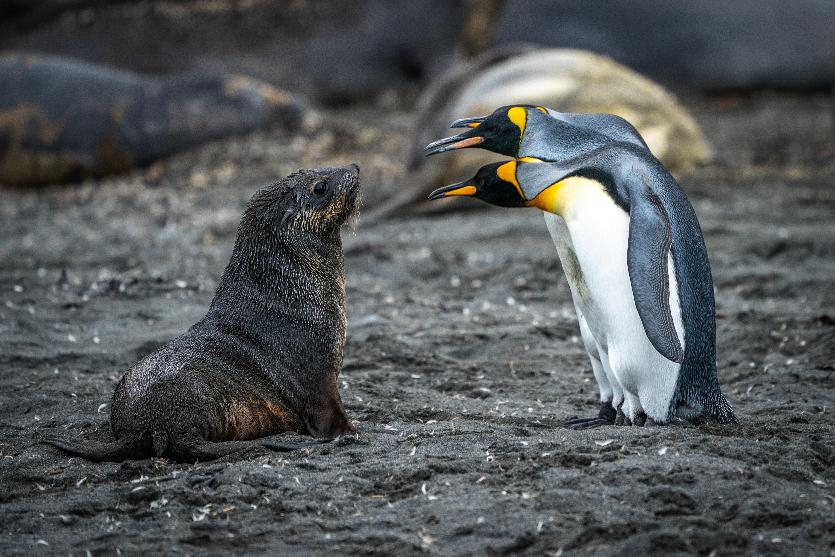
#> input picture example/input.jpg, 835 x 557 px
$ python -i __init__.py   (imports and definitions only)
#> lines starting #> are read from the running program, lines starting #| are printed output that depends on the picture

def genImage(
    src: str,
    size=(800, 800),
    fillSize=.7,
    color='white',
    shadow=True,
    shadow_color='gray',
    shadow_offset=[5, 10],
    shadow_blur=3
    ):
#> called with src = '../example/input.jpg', size = (800, 800), fillSize = 0.7, color = 'white', shadow = True, shadow_color = 'gray', shadow_blur = 3
  from PIL import Image, ImageDraw, ImageFilter
  with Image.open(src, 'r') as img:
#> img is the input picture: PIL image 835x557 RGB; mean R, G, B 85.2, 88.7, 90.4
    bg = Image.new('RGB', size, color)
#> bg: PIL image 800x800 RGB; every value is 255
    max_size = [int(i * fillSize) for i in bg.size]
#> max_size = [560, 560]
    scale = max([x//y for x, y in zip(img.size, max_size)])
#> scale = 1
    canvas = img.resize([i // scale for i in img.size])
    position = [(a - b)//2 for a, b in zip(bg.size, canvas.size)]
#> position = [-18, 121]
    if(shadow):
      draw = ImageDraw.Draw(bg)
      offset = shadow_offset * 2
      shadow_pos = [*position, *[i + j for i, j in zip(position, canvas.size)]]
#> shadow_pos = [-18, 121, 817, 678]
      shadow_pos = [a + b for a, b in zip(offset, shadow_pos)]
#> shadow_pos = [-13, 131, 822, 688]
      draw.rectangle(shadow_pos, shadow_color)
      bg = bg.filter(ImageFilter.GaussianBlur(shadow_blur))
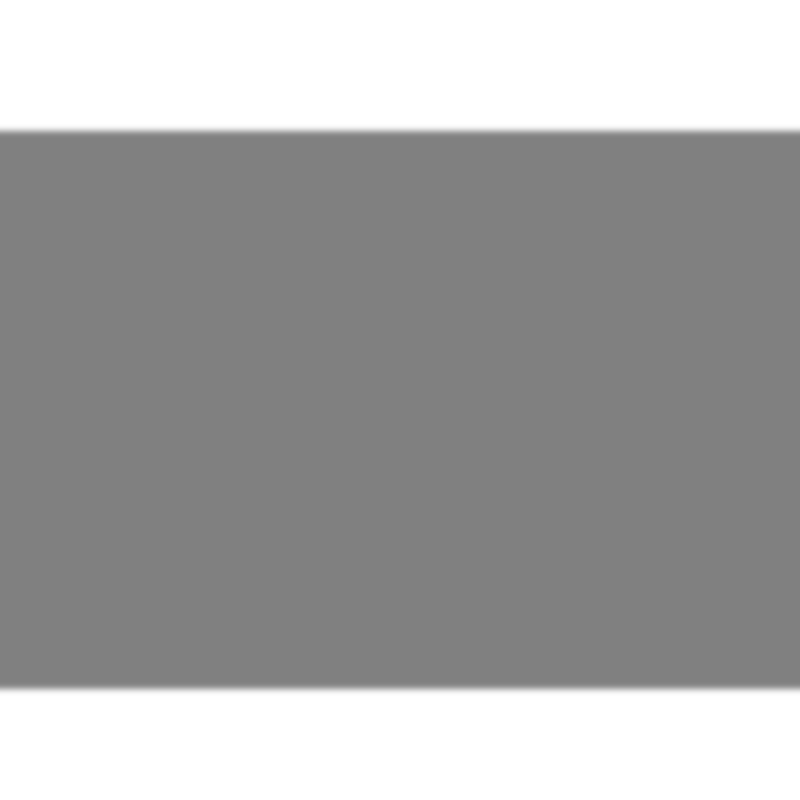
#> bg: PIL image 800x800 RGB; min 128, max 255, mean 166.4
    bg.paste(canvas, position)
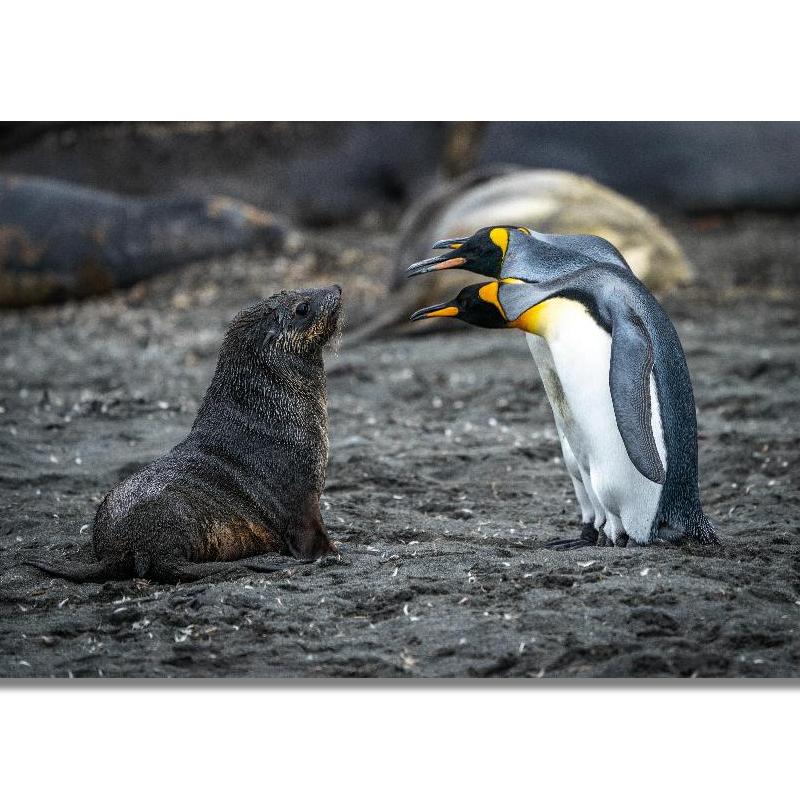
#> bg: PIL image 800x800 RGB; mean R, G, B 135.7, 138.2, 139.3
    return bg

>>> result = genImage('../example/input.jpg')
